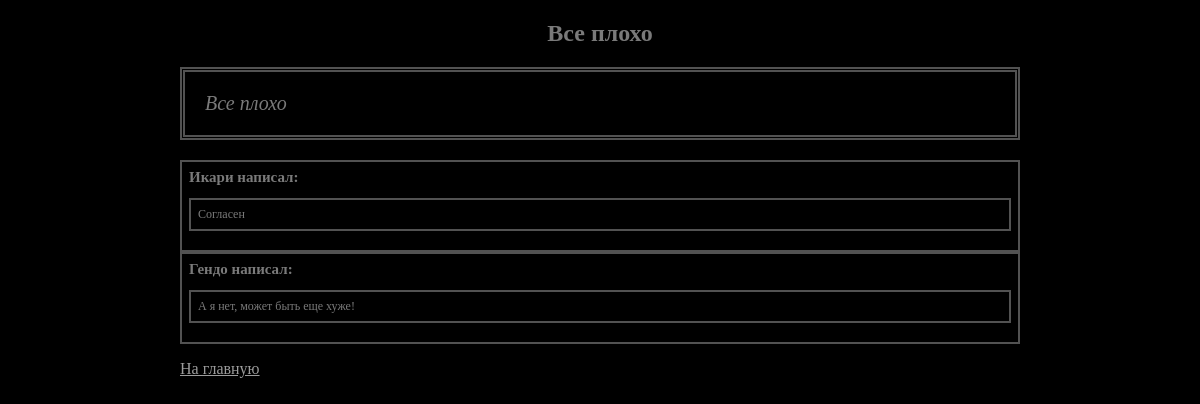
Before: /app_news/news_detail/1 with the older database file.
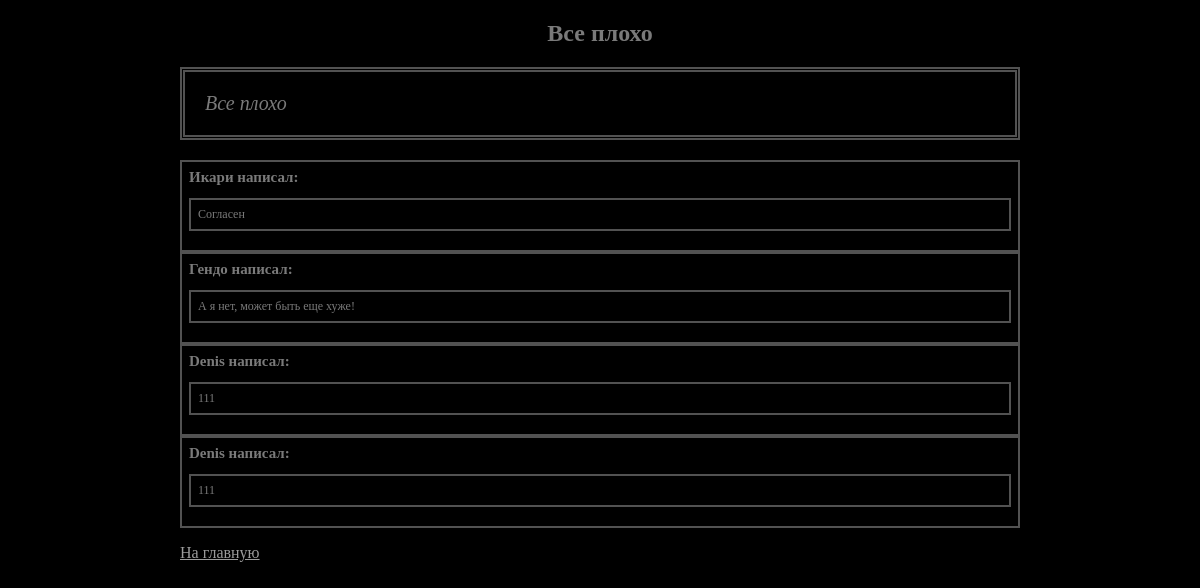
After: the same page with the newer database file.
### app_news/models.py (models this page shows, shortened)
class Comment(models.Model):
    author = models.CharField(max_length=200, default='', verbose_name='автор', blank=True)
    user = models.ForeignKey(get_user_model(), default=None, null=True,
                             on_delete=models.CASCADE, verbose_name='пользователь', blank=True)
    text = models.CharField(max_length=1000, default='', verbose_name='текст')
    news = models.ForeignKey('News', default=None, null=True,
                             on_delete=models.CASCADE, verbose_name='новость')

### app_news/views.py (the view, shortened to what this page needs)
class NewsDetailView(TemplateView):
    model = News
    template_name = 'app_news/news_detail.html'
    def get_context_data(self, **kwargs):
        user_profile = Profile.objects.filter(user_id=self.request.user.id).first()
        context = super(NewsDetailView, self).get_context_data(**kwargs)
        current_news = News.objects.get(id=kwargs['news_id'])
        context['news'] = current_news
        cached_pictures_key = 'cached_pictures:{}'.format(kwargs['news_id'])
        pictures = NewsImage.objects.filter(news=current_news)
        cache.get_or_set(cached_pictures_key, pictures, 30 * 60)
        context['pictures'] = pictures
        context['comments'] = Comment.objects.all().filter(news=kwargs['news_id'])
        return context

### app_news/templates/app_news/news_detail.html (shortened to what this page needs)
<!DOCTYPE html>
{% load static %}
{% static "" as staticUrl %}
<html lang="ru">
<head>
    <link rel="stylesheet" type="text/css"
          href="{{ staticUrl }}news_app/css/global-style.css">
</head>
<body>
<h2>{{ news.title }}</h2>
<p class="description">
    {{ news.description }}
</p>
{% for comment in comments %}
    <div class="comment-head">
        {{ comment.author }} написал:<br>
        <p class="comment-body">{{ comment.text }}</p>
    </div>
{% empty %}
    <p class="comment">Каментов нет</p>
{% endfor %}
<p>
    <a href="{% url 'index' %}">На главную</a>
</p>
</body>
</html>

Changed rows visible on the page:
added Comment: author "Denis", text "111"
added Comment: author "Denis", text "111"
